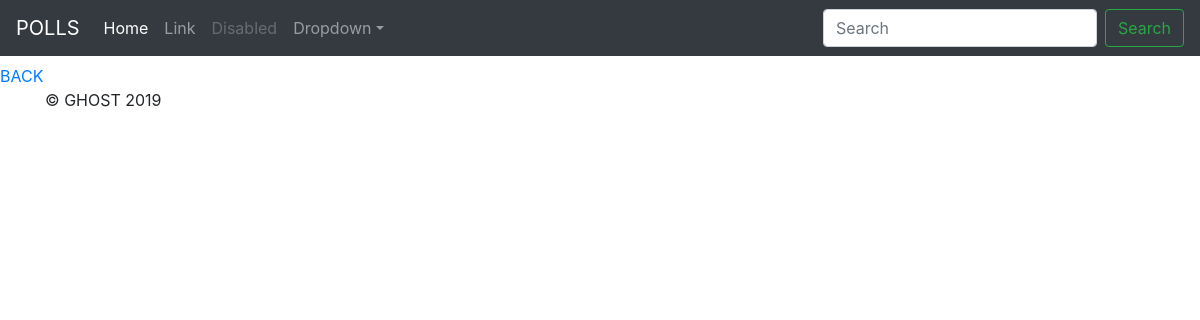
Page /polls/3/result on the earlier database version.
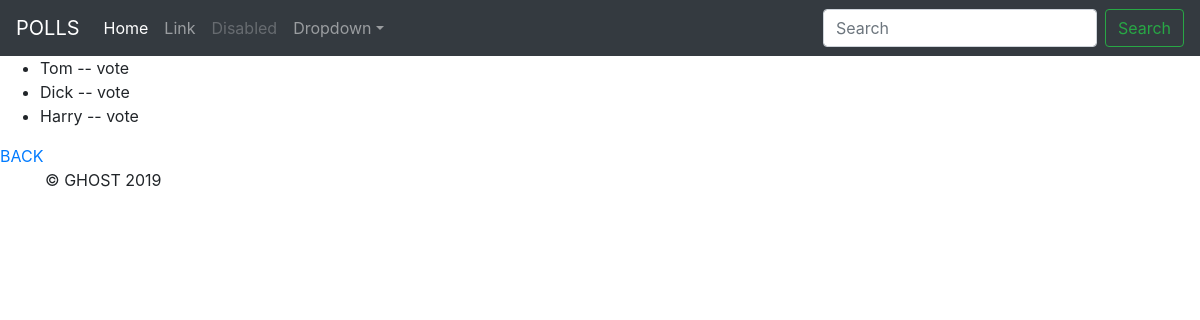
Same page on the later database version.
### polls/models.py (models this page shows, shortened)
class Choice(models.Model):
	choice_text = models.CharField(max_length=100)
	vote = models.IntegerField(default=0)
	question_key= models.ForeignKey(Question, on_delete=models.CASCADE)

### polls/views.py (the view)
def result(request, question_id):
	question= get_object_or_404(Question, pk=question_id)
	return render(request, 'polls/result.html',{'question':question})

### polls/templates/polls/result.html
{% extends './base.html' %}
{%  block body  %}
<h1> {{question.question_text}} </h1>
<ul>
	{%  for choice in question.choice_set.all   %}
	 	<li>  {{choice.choice_text}}  --  {{choice.votes}} vote {{choice.votes| pluralize}}   </li>
	 	{% endfor %}
</ul>
<a href= {% url 'polls:detail' question.id %} > BACK </a>
<br/>
{%  endblock    %}

### polls/templates/polls/base.html (shortened to what this page needs)
{% load staticfiles %}
<!DOCTYPE html>
<html>
<head>
    <link rel="stylesheet" type="text/css" href="{% static 'polls/bootstrap/css/bootstrap.min.css'  %}"/>
</head>
<body>
{% include './header.html' %}
{% block body %}
{%  endblock %}
{%include './footer.html'%}
</body>
</html>

### polls/templates/polls/header.html (shortened to what this page needs)
<nav class="navbar navbar-expand-md navbar-dark fixed-top bg-dark">
  <a class="navbar-brand" href="{% url 'polls:index'%}">POLLS</a>
  <div class="collapse navbar-collapse" id="navbarsExampleDefault">
    <ul class="navbar-nav mr-auto">
      <li class="nav-item active">
        <a class="nav-link" href="#">Home <span class="sr-only">(current)</span></a>
      </li>
      <li class="nav-item">
        <a class="nav-link" href="#">Link</a>
      </li>
      <li class="nav-item">
        <a class="nav-link disabled" href="#">Disabled</a>
      </li>
      <li class="nav-item dropdown">
        <a class="nav-link dropdown-toggle" href="#" id="dropdown01" data-toggle="dropdown" aria-haspopup="true" aria-expanded="false">Dropdown</a>
      </li>
    </ul>
    <form class="form-inline my-2 my-lg-0">
      <input class="form-control mr-sm-2" type="text" placeholder="Search" aria-label="Search">
      <button class="btn btn-outline-success my-2 my-sm-0" type="submit">Search</button>
    </form>
  </div>
</nav>

### polls/templates/polls/footer.html
<footer class="container">
  <p>&copy; GHOST 2019</p>
</footer>

Differences in the rows shown:
added Choice: choice_text "Tom"
added Choice: choice_text "Dick"
added Choice: choice_text "Harry"
